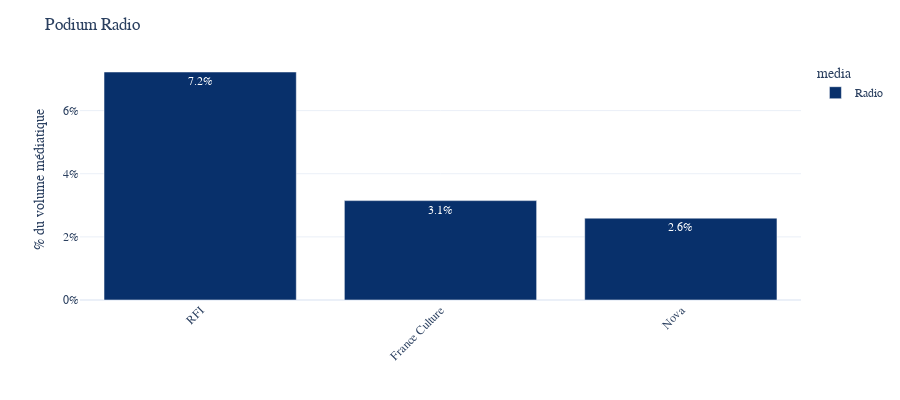

Source (notebook cell):
### Code cell
# Multiplier for one channel = n_mentions * 2 min / (60 minutes * 18h * n_days)
multiplier = 2 / (1 * 60 * 18 * 1)

fig = show_mentions_by_channel(data,list_of_channels=top_channels_radio,n = 3,
                               method = multiplier,height = 400,text_auto = ".1%")

fig.update_layout(yaxis_tickformat='0%',
                  title = "Podium Radio",
                  font_family="Poppins",yaxis_title="% du volume médiatique",xaxis_title = "")
fig.update_traces(marker_color=COLOR_RADIO)
fig

### Figure 1 — Plotly figure (JSON) as saved in the notebook; plotly's stock layout.template omitted (floating-point values rounded to 4 significant figures)
{"data": [{"alignmentgroup": "True", "hovertemplate": "media=Radio<br>channel_name=%{x}<br>count=%{y}<extra></extra>", "legendgroup": "Radio", "marker": {"color": "#08306b", "pattern": {"shape": ""}}, "name": "Radio", "offsetgroup": "Radio", "orientation": "v", "showlegend": true, "textposition": "auto", "texttemplate": "%{y:.1%}", "type": "bar", "x": ["RFI", "France Culture", "Nova"], "xaxis": "x", "y": [0.07222, 0.03148, 0.02593], "yaxis": "y"}], "layout": {"barmode": "relative", "font": {"family": "Poppins"}, "height": 400, "legend": {"title": {"text": "media"}, "tracegroupgap": 0}, "margin": {"b": 100, "t": 60}, "title": {"text": "Podium Radio"}, "xaxis": {"anchor": "y", "categoryarray": ["RFI", "France Culture", "Nova"], "categoryorder": "array", "domain": [0, 1], "tickangle": -45, "title": {"text": ""}}, "yaxis": {"anchor": "x", "domain": [0, 1], "tickformat": "0%", "title": {"text": "% du volume médiatique"}}}}
